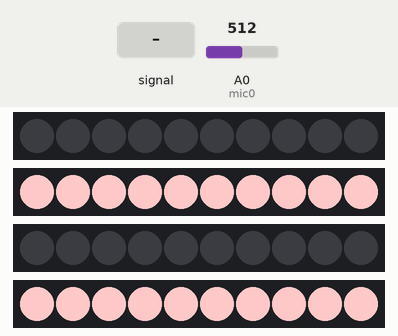
This sketch was run on a simulated Arduino Uno, built with avr-gcc and run on an emulated ATmega328P. Shown: 4 × 10 RGB LEDs in strip order, left to right. Inputs (shaded band) come from the test bench; at power-on: A0 (mic0) = 512.

Above: at 1.2 s.
1.3 s: A0 (mic0) fed a 200 Hz sine of ±460 counts around its level
At 1.47 s:
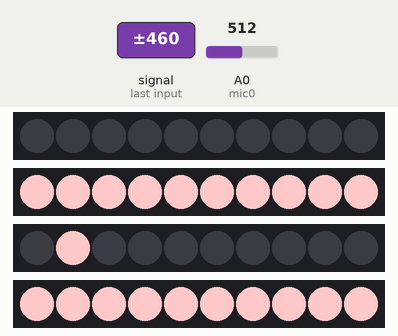
3.7 s: A0 (mic0) set to 65
At 4.0 s:
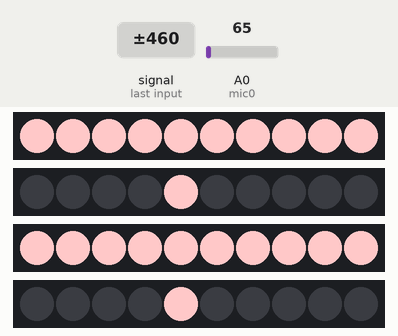
5.2 s: A0 (mic0) set to 70
6.7 s: A0 (mic0) set to 79
At 7.9 s:
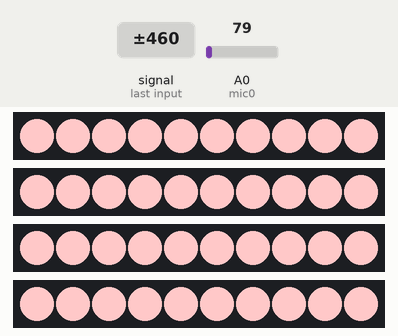
8.2 s: A0 (mic0) set to 0
Timing chart, 0 to 10.7 s (numbered marks = the images above; inputs shaded):
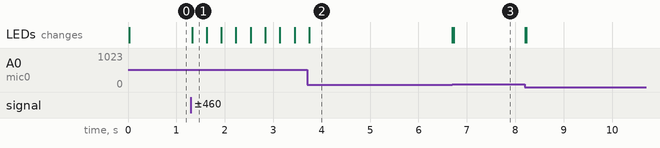

Measured:
- the behaviour switches between 74 and 75 on A0 (mic0) (found by bisection; images 2 and 3)
- after the input at 1.3 s, the LEDs: change at once (image 1)
- after the input at 3.7 s, the LEDs: change at once (image 2)
- after the input at 5.2 s, every drawn part: stays the same
- after the input at 6.7 s, the LEDs: first change at once (image 3 shows a later state)

The sketch:

vibes_neopixel_2022_04.ino
```cpp
#include <Adafruit_NeoPixel.h>

int pin0         =  3;
int pin1         =  5;
int pin2         =  6;
int pin3         =  9;

int numPixels   = 10;

int pixelFormat = NEO_GRB + NEO_KHZ800;


Adafruit_NeoPixel *pixels0;
Adafruit_NeoPixel *pixels1;
Adafruit_NeoPixel *pixels2;
Adafruit_NeoPixel *pixels3;


#define DELAYVAL 1

const int mic0 = A0;
const int threshold0 = 75;
int sensorReading0 = 0;
const int mic1 = A1;
const int threshold1 = 75;
int sensorReading1 = 0;


void setup() {

  pixels0 = new Adafruit_NeoPixel(numPixels, pin0, pixelFormat);
  pixels1 = new Adafruit_NeoPixel(numPixels, pin1, pixelFormat);
  pixels2 = new Adafruit_NeoPixel(numPixels, pin2, pixelFormat);
  pixels3 = new Adafruit_NeoPixel(numPixels, pin3, pixelFormat);


  pixels0->begin();
  pixels1->begin();
  pixels2->begin();
  pixels3->begin();
}

void loop() {


  for(int i=0; i<numPixels; i++) {
//int val0 = analogRead(mic0);
// int val1 = analogRead(mic1);

// val0 = map(val0, 0, 1023, 0, 255);
//  val1 = map(val1, 0, 1023, 0, 255);


    pixels0->setPixelColor(i, pixels0->Color(255, 200, 200));
    pixels1->setPixelColor(i, pixels1->Color(255, 200, 200));
    pixels2->setPixelColor(i, pixels2->Color(255, 200, 200));
    pixels3->setPixelColor(i, pixels3->Color(255, 200, 200));

 sensorReading0 = analogRead(mic0);
 sensorReading1 = analogRead(mic0);

 if (sensorReading0 >= threshold0) {
 pixels0->clear();
   pixels1->show();
    Serial.println("irritatieinstallatie");
  } else {
   pixels0->show();
 pixels1->clear();
 }
 if (sensorReading1 >= threshold1) {
 pixels2->clear();
   pixels3->show();
    Serial.println("irritatieinstallatie");
  } else {
   pixels2->show();
 pixels3->clear();
 }
    delay(DELAYVAL);

}
}
```
